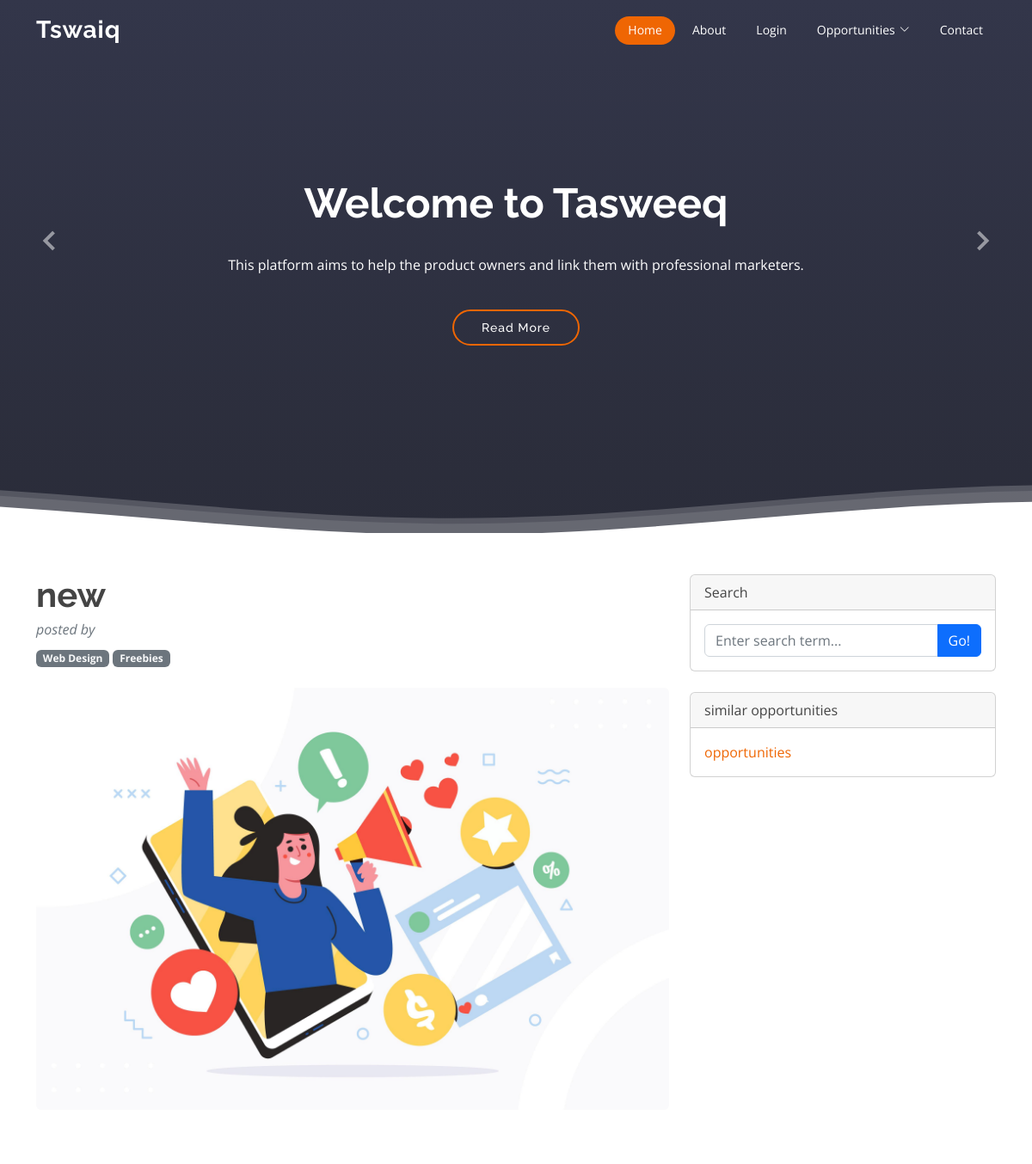
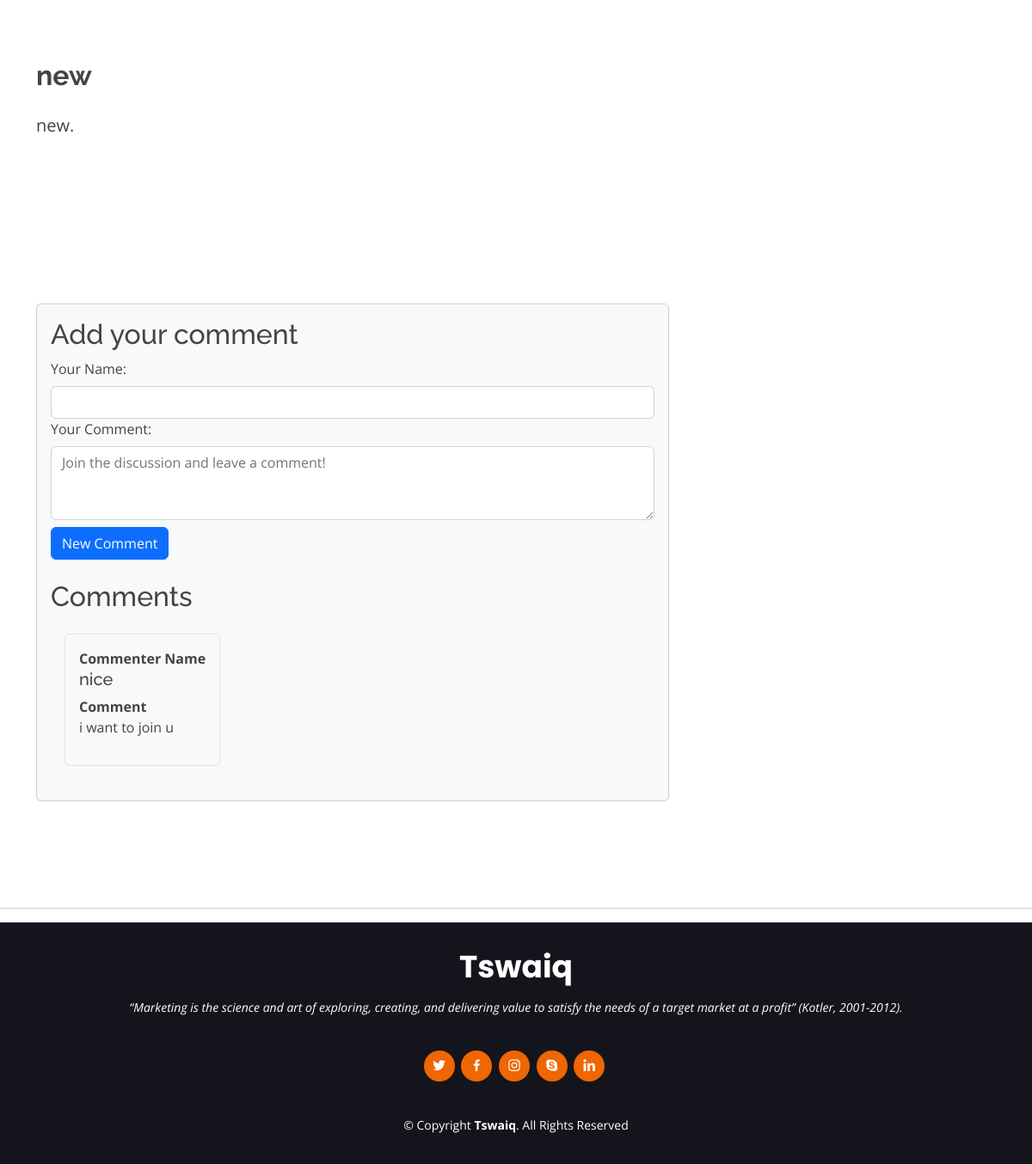
Page /request_detail/25/ on the committed database (2 pictures, top to bottom).
### marketer/models.py (models this page shows)
class Request (models.Model):
    title = models.CharField(max_length=1024)
    name = models.CharField(max_length=1024)
    description = models.TextField()
    image = models.ImageField(upload_to="images/")

class Offer(models.Model):
  requestt = models.ForeignKey(Request, on_delete = models.CASCADE)
  name = models.CharField(max_length=256)
  content = models.TextField()

### marketer/views.py (the view)
# urls.py: path("request_detail/<request_id>/", views.request_detail, name="request_detail"),
def request_detail (request : HttpRequest, request_id : int):
    try:
        req = Request.objects.get(id=request_id)
        offers = Offer.objects.filter(requestt = req)
    except:
       return render(request , "not_found.html")
    return render(request, "request_detail.html", {"req" : req ,"offers" : offers }) # ,

### marketer/templates/request_detail.html (shortened to what this page needs)
{% extends "base.html" %}
{% load static %}
{% block content %}
        <div class="container mt-5">
            <div class="row">
                <div class="col-lg-8">
                    <article>
                        <header class="mb-4">
                            <h1 class="fw-bolder mb-1">{{ req.title }}</h1>
                            <div class="text-muted fst-italic mb-2">posted by {{req.user}}</div>
                            <a class="badge bg-secondary text-decoration-none link-light" href="#!">Web Design</a>
                            <a class="badge bg-secondary text-decoration-none link-light" href="#!">Freebies</a>
                        </header>
                        <figure class="mb-4"><img class="img-fluid rounded" src="{% static 'img/testimonials/default.jpg'%}" alt="..." /></figure>
                        <section class="mb-5">
                            <h2 class="fw-bolder mb-4 mt-5">{{ req.name }}</h2>
                            <p class="fs-5 mb-4">{{ req.description }}.</p>
                        </section>
                    </article>
                    <section class="mb-5">
                        <div class="form-group card bg-light">
                            <div class="form-group card-body">
                                <h2>Add your comment</h2>
                                <form class=" form-group mb-4" action="{% url 'marketer:add_comment' req.id %}" method="POST">
                                <div class="form-group">
                                <label class="form-label">Your Name:</label>
                                <input type="text" name="name" class="form-control" /> </div>
                                <div class="form-group">
                                <label class="form-label">Your Comment:</label>
                                <textarea class="form-control" rows="3" placeholder="Join the discussion and leave a comment!" name="content"></textarea>
                                <input type="submit" class="btn btn-primary mt-2" value="New Comment" ></div></form>
                                <h2>Comments</h2>
                                <div class="d-flex mb-4">
                                    <div class="ms-3">
                                            {% for offer in offers %}
                                        <div class="form-group border rounded p-3 mt-3">
                                            <div class="fw-bold">Commenter Name</div>
                                            <h5>{{ offer.name }}</h5>
                                            <div class="fw-bold">Comment</div>
                                            <p>{{ offer.content }}</p>
                                        </div>
                                    {% endfor %}
                                </div>
                             </div>
                        </div>
                    </section>
                </div>
                <div class="col-lg-4">
                    <div class="card mb-4">
                        <div class="card-header">Search</div>
                        <div class="card-body">
                            <div class="input-group">
                                <input class="form-control" type="text" placeholder="Enter search term..." aria-label="Enter search term..." aria-describedby="button-search" />
                                <button class="btn btn-primary" id="button-search" type="button">Go!</button>
                            </div>
                        </div>
                    </div>
                    <div class="card mb-4">
                        <div class="card-header">similar opportunities</div>
                        <div class="card-body">
                            <div class="row">
                                <div class="col-sm-6">
                                    <ul class="list-unstyled mb-0">
                                        <li><a href="{% url 'marketer:all-requests' %}">opportunities</a></li>
                                    </ul>
                                </div>
                                </div>
                            </div>
                        </div>
                    </div>
                </div>
            </div>
            <hr/>
        {% endblock %}

### marketer/static/css/style.css (style rules this page uses)
body { font-family: "Open Sans", sans-serif; color: #444444; }
a { color: #ef6603; text-decoration: none; }
h1, h2, h3, h4, h5, h6 { font-family: "Raleway", sans-serif; }
section { padding: 60px 0; overflow: hidden; }

### rows in the picture
Request: title "new", name "new", description "new"
Offer: name "nice", content "i want to join u"
